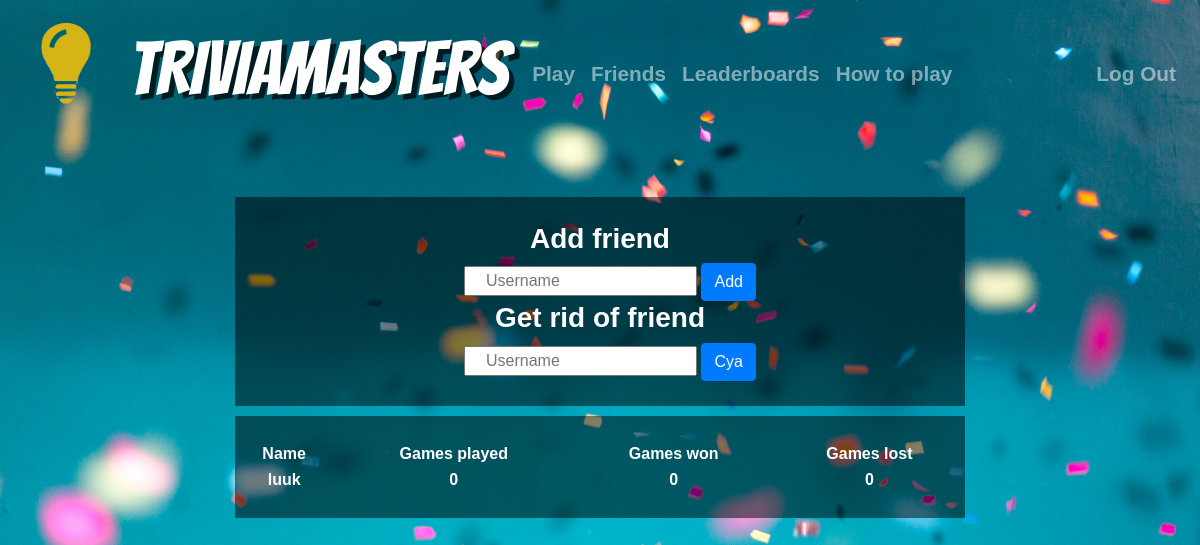
The page /friends (signed in) on the database its author committed.
### tables this page shows
CREATE TABLE 'friends' ('username' , 'friend' , 'games' , 'lose' , 'won' integer);

### application.py (the view)
@app.route("/friends", methods=["GET", "POST"])
@login_required
def findfriends():
    if request.method == "GET":
        username = user()
        ownfriends = db.execute("SELECT * FROM friends WHERE username = :username", username = username)
        reversefriends = db.execute("SELECT * FROM friends WHERE friend = :friend", friend = username)
        for i in reversefriends:
            dude = i["username"]
            i["username"] = i["friend"]
            i["friend"] = dude
            games_won = i["won"]
            i["won"] = i["lose"]
            i["lose"] = games_won
        portfolio_contents = ownfriends + reversefriends
        return render_template("friends.html", portfolio_contents = portfolio_contents)
    else:
        return render_template("friends.html")

### application.py (called while the page is built)
@app.after_request
def after_request(response):
    response.headers["Cache-Control"] = "no-cache, no-store, must-revalidate"
    response.headers["Expires"] = 0
    response.headers["Pragma"] = "no-cache"
    return response

### helpers.py (called while the page is built)
def login_required(f):
    @wraps(f)
    def decorated_function(*args, **kwargs):
        if session.get("user_id") is None:
            return redirect("/login")
        return f(*args, **kwargs)
    return decorated_function

def user():
    id = session["user_id"]
    username = db.execute("SELECT username FROM users WHERE id = :id", id=id)[0]["username"]
    return username

### templates/friends.html (shortened to what this page needs)
{% extends "layout.html" %}
{% block main %}
    <field>
        <h3>Add friend</h3>
        <form name="myFormaddfriend" onsubmit="return validateFormadd()" action="/addfriend" method="post">
            <div class="form-start">
                <input autocomplete="off" autofocus class="form-start" name="addusername" placeholder="Username" type="text">
            </div>
            <button class="btn btn-primary" class= "form-start" name="addfriend" type="submit">Add</button>
        </form>
        <h3>Get rid of friend</h3>
        <form name="myFormdelfriend" onsubmit="return validateFormdel()" action="/delfriend" method="post">
            <div class="form-start">
                <input autocomplete="off" autofocus class="form-start" name="delusername" placeholder="Username" type="text">
            </div>
            <button class="btn btn-primary" class= "form-start" name="delfriend" type="submit">Cya</button>
        </form>
    </field>
    <field>
        <table style="width:100%" action="/friends" method="get">
          <tr>
            <th>Name</th>
            <th>Games played</th>
            <th>Games won</th>
            <th>Games lost</th>
          </tr>
            {% for info in portfolio_contents %}
              <tr>
                <td>{{ info.friend }}</td>
                <td>{{ info.games }}</td>
                <td>{{ info.won }}</td>
                <td>{{ info.lose }}</td>
              </tr>
            {% endfor %}
        </table>
    </field>
{% endblock %}

### static/styles.css (style rules this page uses)
.form-start { display: inline-block; padding-left: 20px; margin-left: 180px; margin-left: 0; font-family: "Arial"; }
h3 { font-weight: bold; }
field { text-align: center; display: inline-block; background-color: rgba(0, 0, 0, .5); padding: 25px 0px; width: 70%; margin-top:10px; }
body { background-image: url("background.jpg"); background-size: 100%; background-color: #d3d3d3; font-family: "Arial"; color: white; font-weight: bolder; }

### rows shown on the page
friends: friend "luuk", games "0", won "0", lose "0"
